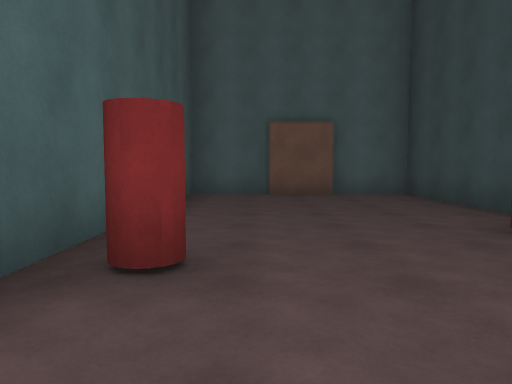
View 1 (above)

16 first-person views from a walk through a 3-D level made in the Unity game engine. The camera is 1.3 m above the floor, tilts 4° down and sees 70° across. The floor is counted in squares, 2 m on a side. Each view is taken from the middle of a square. On the plan, view 1 faces up. The plan holds only what a view shows up to about 11 squares ahead; the rest is blank. The player character is not drawn.

View 2
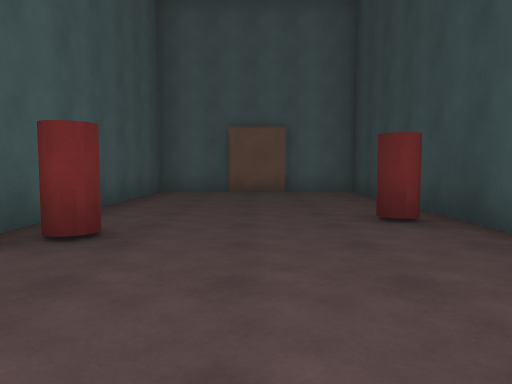

View 3
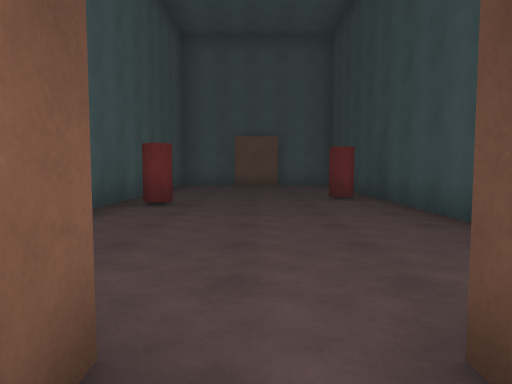

View 4
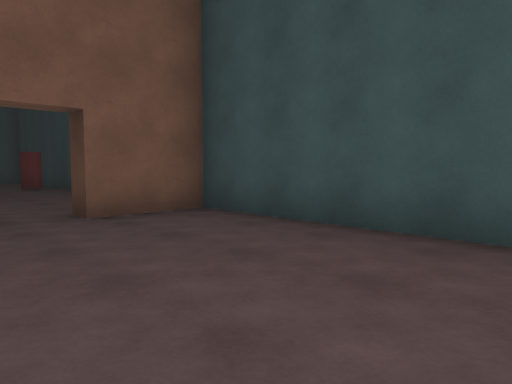

View 5
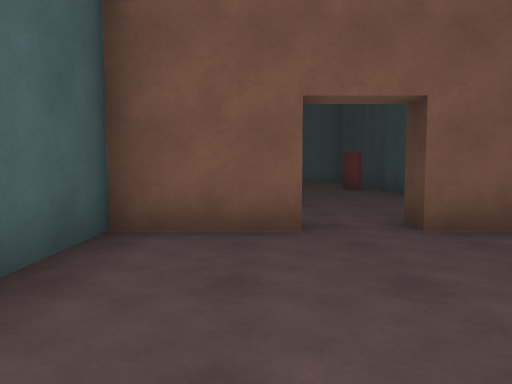

View 6
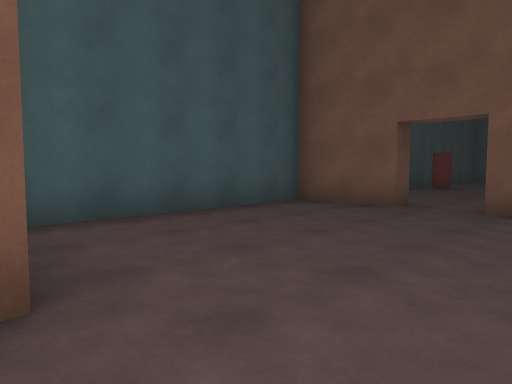

View 7
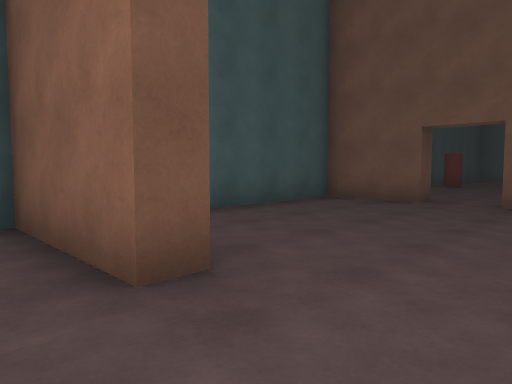

View 8
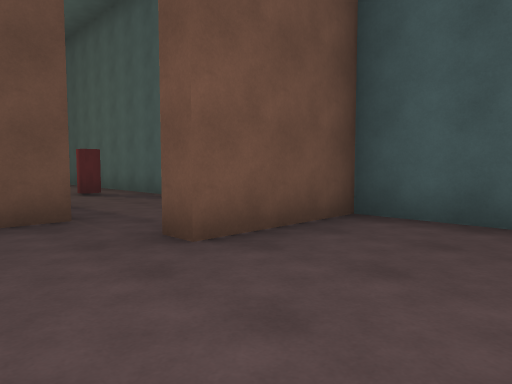

View 9
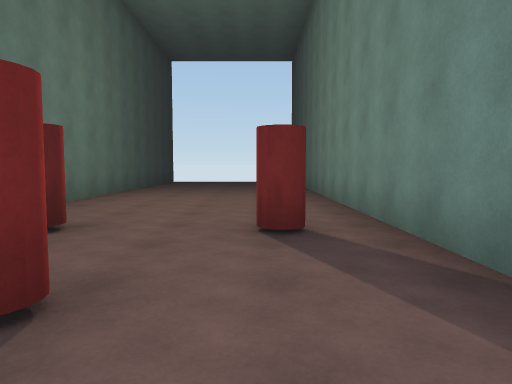

View 10
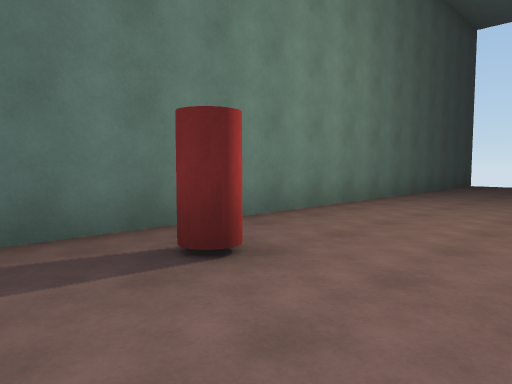

View 11
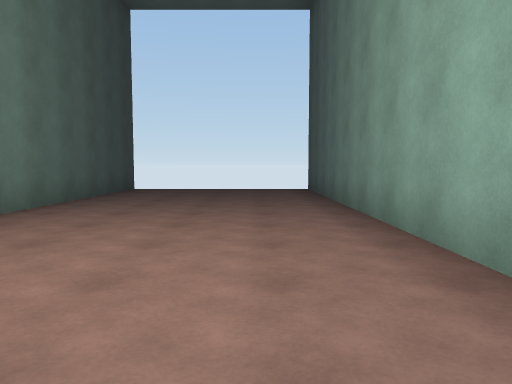

View 12
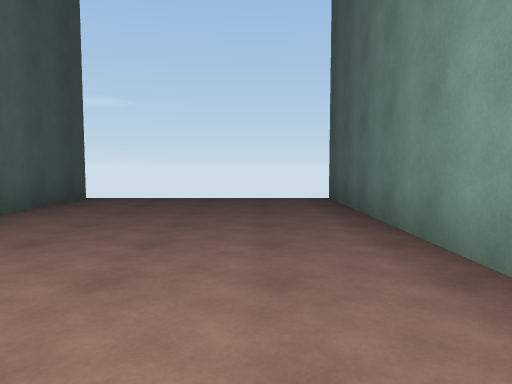

View 13
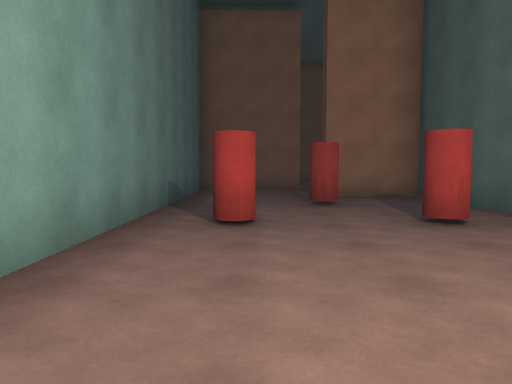

View 14
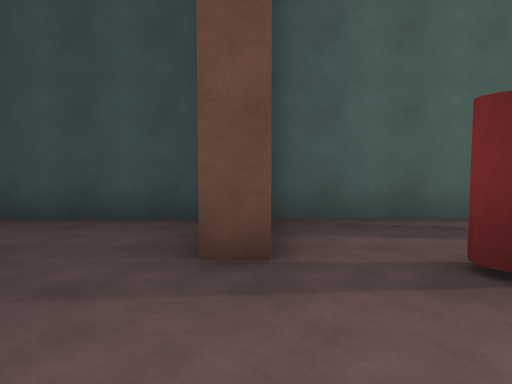

View 15
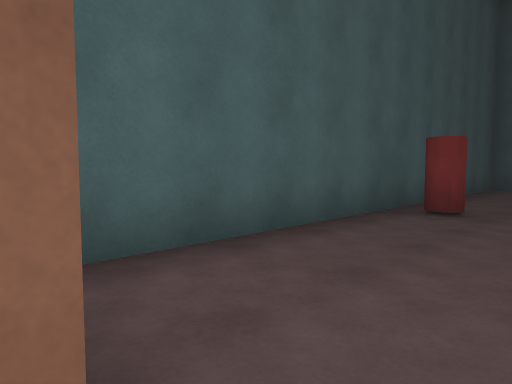

View 16
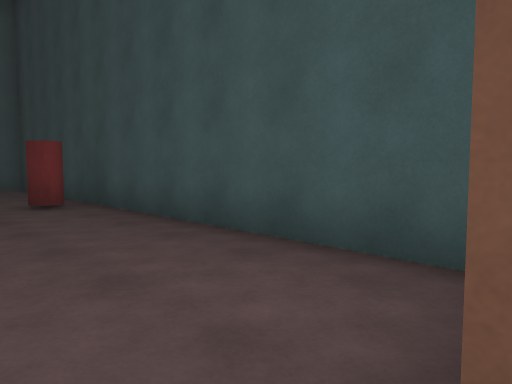

### Floor plan
Points are (right, up) in squares from view 1. A wall is a line through its corners. A room is listed if a view was taken in it or the views show most of it. See-through windows are left out.
Room 1 (views 1, 2, 15, 16)
walls: (1.9, 8.3) (0.2, 8.3); (0.5, -2.8) (0.5, -3.3); (3.5, -2.4) (3.5, 8.5) (-1.5, 8.5) (-1.5, -2.2); (1.7, -3.3) (1.7, -2.8)
ways out: opening at (1, -3) to room 2
objects: red cylinder (-1, 2); red cylinder (3, 3)
Room 2 (views 3, 4, 5, 6, 8)
walls: (0.5, -3.3) (-1.5, -3.3) (-1.5, -8.6) (1.2, -8.6) (1.2, -9.1); (3.5, -9.4) (3.5, -3.3) (1.7, -3.3)
ways out: opening at (1, -3) to room 1; opening at (2.5, -9) to room 3
Room 3 (views 7, 9, 10, 11, 12, 13, 14)
walls: (1.5, -11.1) (1.5, -10.6) (2.2, -10.6); (3.5, -10.4) (3.5, -9.4); (3.5, -26.5) (3.5, -11.1) (1.8, -11.1); (1.2, -9.1) (-1.5, -9.1) (-1.5, -26.5)
ways out: opening at (2.5, -9) to room 2
objects: red cylinder (0, -15); red cylinder (1, -13); red cylinder (2, -15)

Where each view was taken, in squares from view 1:
view 1: 0 up, 0 right, facing up
view 2: 1 down, 1 right, facing up
view 3: 4 down, 1 right, facing up
view 4: 8 down, 0 right, facing up-right
view 5: 7 down, 0 right, facing up
view 6: 9 down, 3 right, facing up-left
view 7: 10 down, 3 right, facing up-left
view 8: 6 down, 3 right, facing down-left
view 9: 11 down, 0 right, facing down
view 10: 13 down, 0 right, facing down-right
view 11: 16 down, 0 right, facing down
view 12: 19 down, 0 right, facing down
view 13: 19 down, 0 right, facing up
view 14: 11 down, 1 left, facing right
view 15: 3 down, 1 right, facing up-left
view 16: 3 down, 1 right, facing up-right
